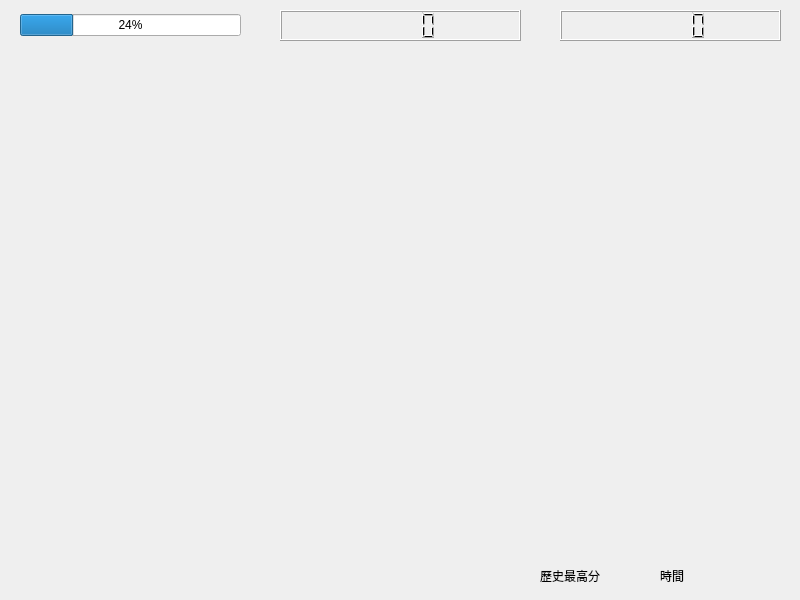
<?xml version="1.0" encoding="UTF-8"?>
<ui version="4.0">
 <class>dialog</class>
 <widget class="QWidget" name="dialog">
  <property name="geometry">
   <rect>
    <x>0</x>
    <y>0</y>
    <width>800</width>
    <height>600</height>
   </rect>
  </property>
  <property name="windowTitle">
   <string>Form</string>
  </property>
  <widget class="QWidget" name="verticalLayoutWidget">
   <property name="geometry">
    <rect>
     <x>540</x>
     <y>560</y>
     <width>121</width>
     <height>31</height>
    </rect>
   </property>
   <layout class="QVBoxLayout" name="verticalLayout">
    <item>
     <widget class="QLabel" name="label">
      <property name="text">
       <string>歷史最高分        </string>
      </property>
     </widget>
    </item>
   </layout>
  </widget>
  <widget class="QWidget" name="verticalLayoutWidget_2">
   <property name="geometry">
    <rect>
     <x>560</x>
     <y>10</y>
     <width>221</width>
     <height>31</height>
    </rect>
   </property>
   <layout class="QVBoxLayout" name="verticalLayout_2">
    <item>
     <widget class="QLCDNumber" name="lcdNumber"/>
    </item>
   </layout>
  </widget>
  <widget class="QWidget" name="verticalLayoutWidget_3">
   <property name="geometry">
    <rect>
     <x>20</x>
     <y>10</y>
     <width>221</width>
     <height>31</height>
    </rect>
   </property>
   <layout class="QVBoxLayout" name="verticalLayout_3">
    <item>
     <widget class="QProgressBar" name="progressBar">
      <property name="value">
       <number>24</number>
      </property>
     </widget>
    </item>
   </layout>
  </widget>
  <widget class="QWidget" name="verticalLayoutWidget_4">
   <property name="geometry">
    <rect>
     <x>280</x>
     <y>10</y>
     <width>241</width>
     <height>31</height>
    </rect>
   </property>
   <layout class="QVBoxLayout" name="verticalLayout_4">
    <item>
     <widget class="QLCDNumber" name="lcdNumber_2"/>
    </item>
   </layout>
  </widget>
  <widget class="QWidget" name="verticalLayoutWidget_5">
   <property name="geometry">
    <rect>
     <x>660</x>
     <y>560</y>
     <width>121</width>
     <height>31</height>
    </rect>
   </property>
   <layout class="QVBoxLayout" name="verticalLayout_5">
    <item>
     <widget class="QLabel" name="label_2">
      <property name="text">
       <string>時間</string>
      </property>
     </widget>
    </item>
   </layout>
  </widget>
 </widget>
 <resources/>
 <connections/>
</ui>
